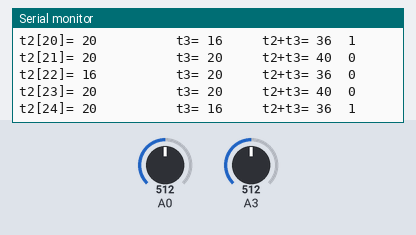
This sketch was run on a simulated Arduino Uno, built with avr-gcc and run on an emulated ATmega328P. Shown: the last lines printed to the serial monitor. The test bench sets the inputs (shaded band); at power-on: A0 = 512, A3 = 512.

Above: at 1.2 s.
1.3 s: A0 set to 523
At 3.9 s:
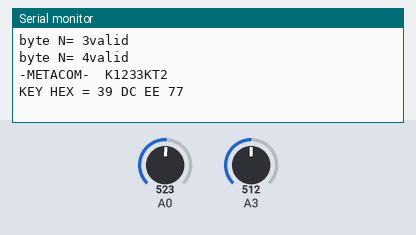
At 5.4 s:
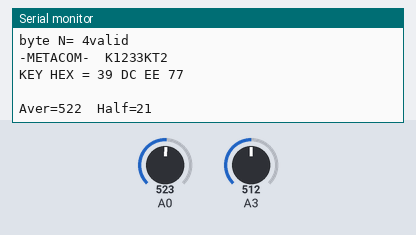
Timing chart, 0 to 6.9 s (numbered marks = the images above; inputs shaded):
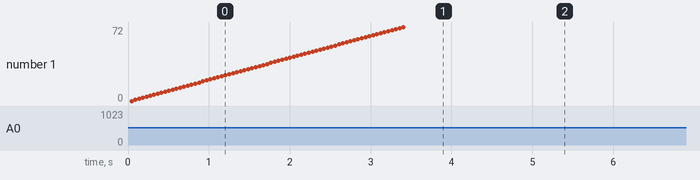

The sketch:

MetacomRead.ino
```cpp
const byte z = 73;   // размер массива
int t2[73];    // длительность низкий уровень тока или напряжение на Rcч >  400
int t3[73];    // длительность высокий уровень тока или напряжение на Rcч <  400
void setup()
{
	Serial.begin(9600);
	ADCSRA &= B11111000; // очистить три младших бита
	ADCSRA |= B00000100; // установить в них комбинацию 100 что дает делитель 16 и тактовую частоту АЦП 1МГц
}
byte halfT;
//29 10 52 1C    101001  10000  1010010  11100
int calcAverage() {
    unsigned long sum = 512;
    unsigned int preADCH = 0, j = 0;
    for (byte i = 0; i < 255; i++) {
      delayMicroseconds(10);
      sum += analogRead(A0);
    }
    sum = sum >> 8;
    unsigned long tSt = micros();
    for (byte i = 0; i < 255; i++) {
      delayMicroseconds(4);
      int A0 = analogRead(A0);
      if (((A0 > sum) && (preADCH < sum)) | ((A0 < sum) && (preADCH > sum))) {
        j++;
        preADCH = A0;
      }
    }
    halfT = (byte) ((micros() - tSt) / j);
    Serial.print("Aver=");
  Serial.print(sum);
  Serial.print("  Half=");
  Serial.println(halfT);
    return sum;
  }


void loop()
{

	while(analogRead(0)>1000) yield();; // ждем пока нет ключа
  int aver = calcAverage();
	delay(30);
	// читаем
	memset(t2,0,z); memset(t3,0,z); // обнуляем массив
	unsigned long t=0;

	for(int i=0; i<z; i++)
	{
		t= micros();
		//while(analogRead(0)>250);
    while(analogRead(0)>aver  );

		t2[i]= micros() - t; // длительность начало тайм слота  низкий уровень тока

		t= micros();
	//	while(analogRead(0)<250);
    while(analogRead(0)< aver  );
		t3[i]= micros() - t;	// длительность окончание тайм слота  высокий уровень тока
	}

// для отладки наглядность бля

	for(int i=0; i<z; i++)
	{
		//
		Serial.print("t2[");
		Serial.print(i);
		Serial.print("]= ");
		Serial.print(t2[i]);
		//
		Serial.print("          ");
		Serial.print("t3= ");
		Serial.print(t3[i]);
		Serial.print("     ");
		Serial.print("t2+t3= ");
		Serial.print(t3[i]+t2[i]);
		if(   t2[i]>    (t3[i]+t2[i])/2  && t3[i]<200 || t2[i] > 60 & t3[i]>200      )
		{
			Serial.println("  1");
		}
		else
		Serial.println("  0");
		//
	}
	Serial.println("konetc");


	byte Sinhro = 0; // ищем синхробит
	for(int i=0; i<z; i++)
	{
		if (t3[i]>200 )
		{
			if (i<37)
			{
				Sinhro =i+1;
        Serial.print("Sinhro=");
        Serial.println(Sinhro);
				break; // нашли синхро бит? выходим из цикла
			}

		}
	}


	byte Key[35];

	byte q = Sinhro+35 ;
	byte m=0;

	for (Sinhro ; Sinhro < q ; Sinhro++)
	{
		if  (  t2[Sinhro] >= (t3[Sinhro]+t2[Sinhro])/2  && t3[Sinhro]<200 || t2[Sinhro] > 60 & t3[Sinhro]>200 )
		Key[m]=1;
		else
		Key[m]=0;
		m++;
	}

  for(int i=0;i<35;i++)
  {
    Serial.print(Key[i]);
    if((i-2)%8==0 || i==2) Serial.print(" ");
  }
  Serial.println();

	bool er=1;
	for (int i=0; i<4; i++)
	{

		byte Valid = ( Key[3 +(i<<3)]	+ Key[4 + (i<<3)]	+ Key[5 + (i<<3)]	+ Key[6 + (i<<3)]	+ Key[7 + (i<<3)]
		+ Key[8 + (i<<3)]	+ Key[9 + (i<<3)]	) % 2;


    if ( Valid == Key[10 +(i*8)] )
			{
				Serial.print("byte N= ");
				Serial.print(i+1);
				Serial.println("valid ");
			}
			else
			{
			Serial.print("byte N= ");
			Serial.print(i+1);
			Serial.println("ERROR ");
			}


	}
	if (er || 1)
	{


		if ( Key[2]<<2  |  Key[1]<<1  | Key[0] == 2 )
		Serial.println("-METACOM-  K1233KT2");

		Serial.print("KEY HEX = ");
		for(int i=0; i < 4 ; i++)
		{
      byte b = 0;
      for(int j=0;j<8;j++)
      {
        if (Key[3+j+i*8] == 1) {
            bitSet(b, 7-j);
          }
      }
      Serial.print(b, HEX);
      Serial.print(" ");
			/*byte n= i<<3;
			//byte as = ( Key[9+n]<<6 | Key[8+n]<<5 | Key[7+n]<<4 | Key[6+n]<<3 | Key[5+n]<<2 | Key[4+n]<<1 | Key[3+n] );
			Serial.print( Key[10+n]<<6 | Key[9+n]<<6 | Key[8+n]<<5 | Key[7+n]<<4 | Key[6+n]<<3
			| Key[5+n]<<2 | Key[4+n]<<1 | Key[3+n]  , HEX);
			Serial.print(" ");*/
		}
	}

	Serial.println("  ");
	Serial.println("  ");
	delay(500);


}
```

Measured:
- the behaviour switches between 512 and 513 on A0 (found by bisection; images 0 and 1)
